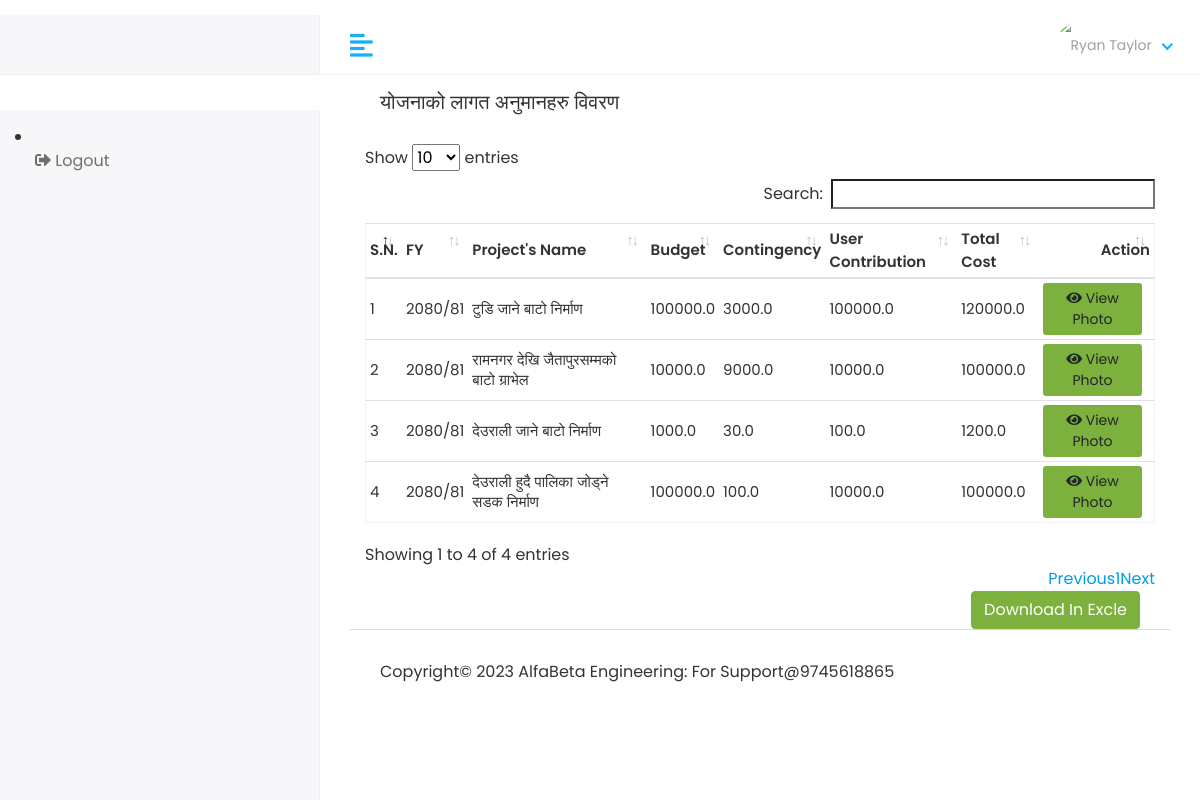
The page /View/CostEsimate on the database its author committed.
### accounts/models.py (models this page shows, shortened)
class Cost_Estimate(models.Model):
    project = models.OneToOneField(Project, on_delete=models.CASCADE)
    budget = models.FloatField()
    contigency_amount = models.FloatField()
    user_contribution = models.FloatField()
    cost_estimate = models.FloatField()

class Project(models.Model):
    fiscalyear = models.ForeignKey(CurrentFiscalYear, on_delete=models.CASCADE, null=True)
    name = models.CharField(max_length=250)
    ward = models.ForeignKey(Ward, on_delete=models.CASCADE, null=True)
    procurement_type = models.ForeignKey(Procurement_Type, on_delete=models.CASCADE, null=True)
    budget_type = models.ForeignKey(Budget_Type, on_delete=models.CASCADE, null=True)
    address = models.CharField(max_length=250)
    budget = models.FloatField()
    status = models.IntegerField(default=0)
    start_date = models.DateField(blank=True, null=True)
    accomplish_date = models.DateField(blank=True, null=True)
    extended_date = models.DateField(blank=True, null=True)

class CurrentFiscalYear(models.Model):
    fiscal_year = models.ForeignKey(FiscalYear, on_delete=models.CASCADE)

class FiscalYear(models.Model):
    name = models.CharField(max_length=100)
    def __str__(self):
        return self.name

### planningsoftware/views.py (the view)
# urls.py: path('View/CostEsimate', views.VIEW_COST_ESTIMATE, name='view_cost_estimat'),
def VIEW_COST_ESTIMATE(request):
    cost_estimate = Cost_Estimate.objects.all()
    context = {
        "cost_estimate":cost_estimate
    }
    return render(request,"Open/view_cost_estimate.html",context)

### templates/Open/view_cost_estimate.html (shortened to what this page needs)
{% extends 'base.html'%} {% block content %}
<div class="content container-fluid">
  <div class="page-header">
    <div class="col">
      <h5>योजनाको लागत अनुमानहरु विवरण</h5>
    </div>
  </div>
  <div class="row">
    <div class="col-sm-12">
      <div class="table-responsive">
        <table
          id="table_id"
          class="table table-hover table-center table-sm mb-0"
        >
          <thead>
            <tr>
              <th>S.N.</th>
              <th>FY</th>
              <th>Project's Name</th>
              <th>Budget</th>
              <th>Contingency</th>
              <th>User Contribution</th>
              <th>Total Cost</th>
              <th class="text-right">Action</th>
            </tr>
          </thead>
          <tbody>
            {% for i in cost_estimate %}
            <tr>
              <td>{{ forloop.counter }}</td>
              <td>{{ i.project.fiscalyear.fiscal_year }}</td>
              <td>{{ i.project.name }}</td>
              <td>{{ i.budget }}</td>
              <td>{{ i.contigency_amount }}</td>
              <td>{{ i.user_contribution }}</td>
              <td>{{ i.cost_estimate }}</td>
              <td class="text-right">
                <a href="{% url "view_photo_cost_estimate" i.id %}" class="btn btn-sm bg-success mr-2">
                  <i class="fa fa-eye" aria-hidden="true"></i> View Photo
                </a>
              </td>
            </tr>
            {% endfor %}
          </tbody>
        </table>
        <div class="col d-flex justify-content-end">
          <a href="{% url 'export_projects_to_excel'%}">
            <button class="btn btn-success">Download In Excle</button>
          </a>
        </div>
      </div>
    </div>
  </div>
</div>
{% endblock %}

### static/assets/css/style.css (style rules this page uses)
html { height: 100%; }
body { background-color: #fff; color: #333; font-family: 'Poppins', sans-serif; font-size: 1rem; height: 100%; line-height: 1.5; overflow-x: hidden; }
h1, h2, h3, h4, h5, h6 { font-family: 'Poppins', sans-serif; margin-top: 0; }
a { color: #009ce7; }
input, button, a { transition: all 0.4s ease; -moz-transition: all 0.4s ease; -o-transition: all 0.4s ease; -ms-transition: all 0.4s ease; -webkit-transition: all 0.4s ease; }
input, input:focus, button, button:focus { outline: none; }
.table { color: #333; max-width: 100%; margin-bottom: 0; width: 100%; }
.table.dataTable { border-collapse: collapse !important; border: 1px solid rgba(0, 0, 0, 0.05); }
.table thead tr th { font-weight: 600; }
.table tbody tr { border-bottom: 1px solid rgba(0, 0, 0, 0.05); }
.table.table-center td, .table.table-center th { vertical-align: middle; }
.bg-success, .badge-success { background-color: #7bb13c !important; }
.btn-success { background-color: #7bb13c; border: 1px solid #7bb13c }
.page-header { margin-bottom: 1.875rem; }

### templates/base.html (style rules this page uses)
table tbody tr { height: 20px !important; font-size: 16px !important; line-height: 20px !important; }
th { white-space: normal; }
#table_id th, td,tr { font-size: 15px; }
#table_id th, #table_id td { padding: 4px; }

### rows shown on the page
Cost_Estimate: project.fiscalyear.fiscal_year "2080/81", project.name "टुडि जाने बाटो निर्माण", budget "100000.0", contigency_amount "3000.0", user_contribution "100000.0", cost_estimate "120000.0"
Cost_Estimate: project.fiscalyear.fiscal_year "2080/81", project.name "रामनगर देखि जैतापुरसम्मको बाटो ग्राभेल", budget "10000.0", contigency_amount "9000.0", user_contribution "10000.0", cost_estimate "100000.0"
Cost_Estimate: project.fiscalyear.fiscal_year "2080/81", project.name "देउराली जाने बाटो निर्माण", budget "1000.0", contigency_amount "30.0", user_contribution "100.0", cost_estimate "1200.0"
Cost_Estimate: project.fiscalyear.fiscal_year "2080/81", project.name "देउराली हुदै पालिका जोड्ने सडक निर्माण", budget "100000.0", contigency_amount "100.0", user_contribution "10000.0", cost_estimate "100000.0"
